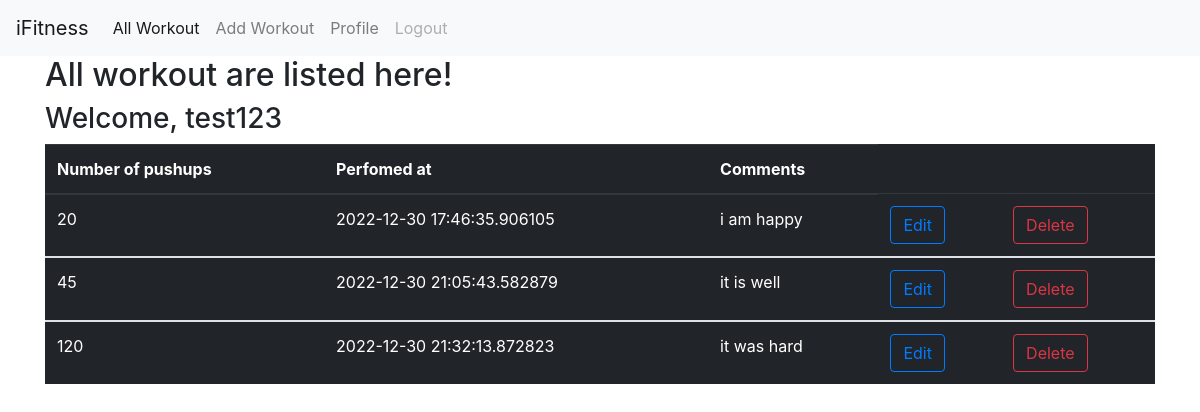
Page /allworkout (signed in) on the committed database.
### project/models.py (models this page shows)
class User(db.Model, UserMixin):
    id = db.Column(db.Integer, primary_key = True)
    username = db.Column(db.String(255), unique = True ,nullable = False)
    email = db.Column(db.String(255), nullable = False)
    password = db.Column(db.String(255), nullable = False)
    workout = db.relationship('Workout', backref='author', lazy=True)

class Workout(db.Model):
    id = db.Column(db.Integer, primary_key = True)
    pushups = db.Column(db.Integer, nullable = False)
    date_posted = db.Column(db.DateTime, default = datetime.now)
    comment = db.Column(db.Text, nullable = False)
    user_id = db.Column(db.Integer, db.ForeignKey('user.id'), nullable = False)

### project/main.py (the view)
@main.route('/allworkout')
@login_required
def all_workout():
    user = User.query.filter_by(id=current_user.id).first_or_404()
    workouts = user.workout
    return render_template('allworkout.html', user=user, workouts=workouts)

### project/__init__.py (called while the page is built)
def create_app():
    app = Flask(__name__)
    app.config['SECRET_KEY'] = 'secret-key'
    app.config['SQLALCHEMY_DATABASE_URI'] = 'sqlite:///db.sqlite3'
    login_manager = LoginManager()
    login_manager.login_view = 'auth.login'
    login_manager.init_app(app)
    from .models import User
    @login_manager.user_loader
    def load_user(user_id):
        return User.query.get(user_id)
    with app.app_context():
        db.init_app(app)
        db.create_all()
    from .main import main as main_blueprint
    app.register_blueprint(main_blueprint)
    from .auth import auth as auth_blueprint
    app.register_blueprint(auth_blueprint)
    return app

### project/templates/allworkout.html
{% extends 'base.html' %}  {{super()}}
{% block content %}
<div class ="container">
<h2> All workout are listed here! </h2>
<h3> Welcome, {{user.username}} </h3>
<table class="table table-dark">
    <thead>
      <tr>
        <th scope="col">Number of pushups</th>
        <th scope="col">Perfomed at</th>
        <th scope="col">Comments</th>
      </tr>
    </thead>
    {% for workout in workouts %}
    <tbody>
      <tr>
        <td>{{workout.pushups}}</td>
        <td>{{workout.date_posted}}</td>
        <td>{{workout.comment}}</td>
        <td><a href="{{url_for('main.updateWorkout',  workout_id=workout.id)}}"><button class="btn btn-outline-primary">Edit</button></a></td>
        <td><a href="{{url_for('main.DeleteWorkout', workout_id=workout.id)}}"><button class="btn btn-outline-danger">Delete</button></a></td>
      </tr>
    </tbody>
    {% endfor %}
  </table>
  </div>
{% endblock %}

### project/templates/base.html (shortened to what this page needs)
<!DOCTYPE html>
<html lang="en">
<head>
     <link rel="stylesheet" href="https://cdn.jsdelivr.net/npm/bootstrap@4.0.0/dist/css/bootstrap.min.css">
</head>
<body>
    <nav class="navbar navbar-expand-lg navbar-light bg-light">
        <a class="navbar-brand" href="{{url_for('main.index')}}">iFitness</a>
        <div class="collapse navbar-collapse" id="navbarNav">
          <ul class="navbar-nav">
             {% if current_user.is_authenticated %}
            <li class="nav-item active">
              <a class="nav-link" href="{{url_for('main.all_workout')}}">All Workout <span class="sr-only">(current)</span></a>
            </li>
            <li class="nav-item">
              <a class="nav-link" href="{{url_for('main.new_workout')}}"> Add Workout </a>
            </li>
            <li class="nav-item">
                <a class="nav-link" href="{{url_for('main.profile')}}"> Profile </a>
              </li>
            <li class="nav-item">
                <a class="nav-link disabled" href="{{url_for('auth.logout')}}"> Logout </a>
              </li>
              {% endif %}
          </ul>
        </div>
      </nav>
  {% block content %} {% endblock %}
</body>
</html>

### rows in the picture
User: username "test123"
Workout: pushups "20", date_posted "2022-12-30 17:46:35.906105", comment "i am happy"
Workout: pushups "45", date_posted "2022-12-30 21:05:43.582879", comment "it is well"
Workout: pushups "120", date_posted "2022-12-30 21:32:13.872823", comment "it was hard"
